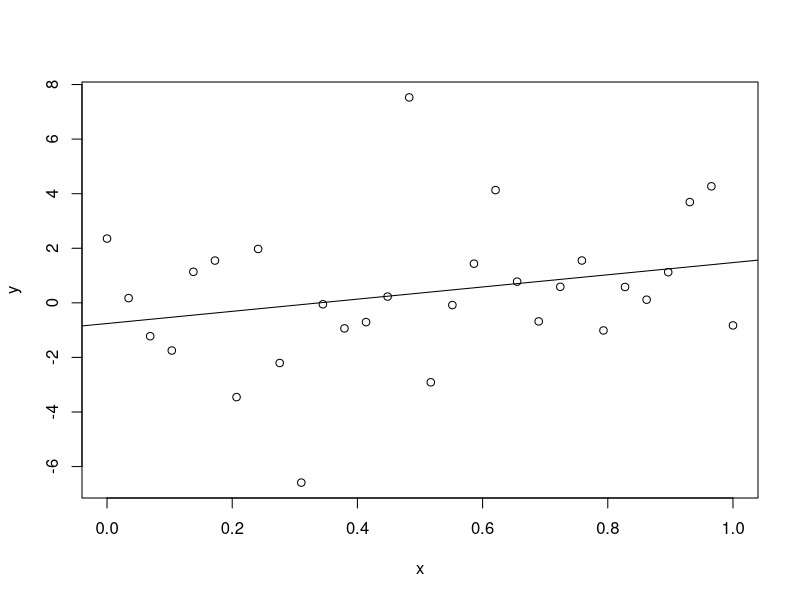
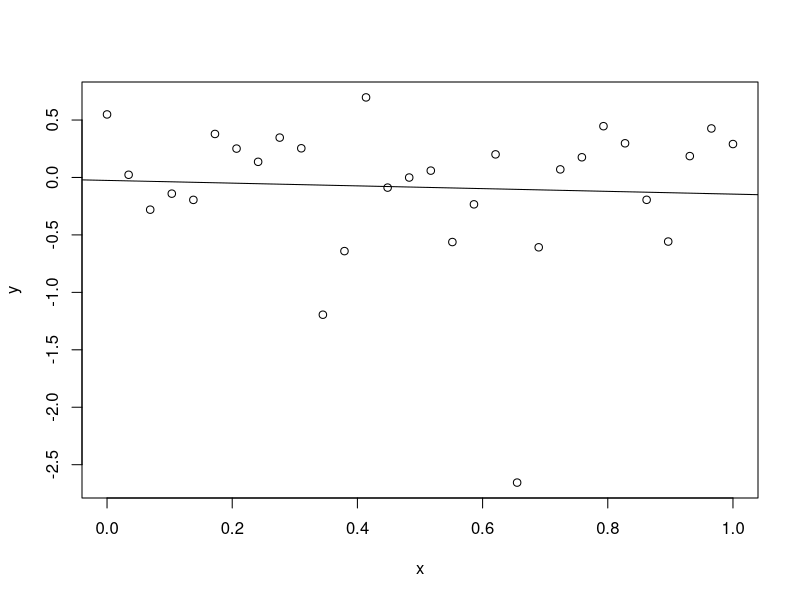

Recreate these plots in R, in order.
## ---- chunk 1
set.seed(101)
n <- 30
nsim <-  4000
sig <- 1
x <- seq(from = 0, to = 1, length.out = n)
y <- x + rcauchy(n = n, location = 0, scale = sig)
lm_q1a <- lm(y ~ x)
summary(lm_q1a)
summary(lm_q1a)$coef[2, ]
## ---- chunk 2
plot(x, y)
abline(lm_q1a)
## ---- chunk 3
slope <- matrix(data = NA, nrow = nsim, ncol = 2)

for(i in 1:nsim){
  y <- x + rcauchy(n = n, location = 0, scale = sig)
  lm_q1b <- lm(y ~ x)
  slope[i, 1] <- summary(lm_q1b)$coef[2, 1]  # First column contains estimates
  slope[i, 2] <- summary(lm_q1b)$coef[2, 2]  # Second column contains std errors
}
## ---- chunk 4
summary(slope[, 1])
## ---- chunk 5
summary(slope[, 2])
## ---- chunk 6
set.seed(37)
n <- 30
nsim <- 4000
x <- seq(from = 0, to = 1, length.out = n)
sig <- 1
slope <- matrix(data = NA, nrow = nsim, ncol = 4)

for(i in 1:nsim){
  y <- rt(n = n, df = 3) / sqrt(3)
  lm_q2a <- lm(y ~ x)
  slope[i, ] <- summary(lm_q2a)$coef[2, ]
  # slope[i, 1] <- summary(lm_q2a)$coef[2, 1]  # First column contains estimates
  # slope[i, 2] <- summary(lm_q2a)$coef[2, 2]  # Second column contains std errors
  # slope[i, 3] <- summary(lm_q2a)$coef[2, 3]  # Third column contains t values
  # slope[i, 4] <- summary(lm_q2a)$coef[2, 4]  # Fourth column contains p-values
}

summary(lm_q2a)$coef[2, ]
## ---- chunk 7
plot(x, y)
abline(lm_q2a)
## ---- chunk 8
mean(slope[, 1])
## ---- chunk 9
sd(slope[, 1])
## ---- chunk 10
mean(slope[, 2])
## ---- chunk 11
t.test(slope[, 2])$conf
## ---- chunk 12
mean(slope[, 4] < 0.05)
